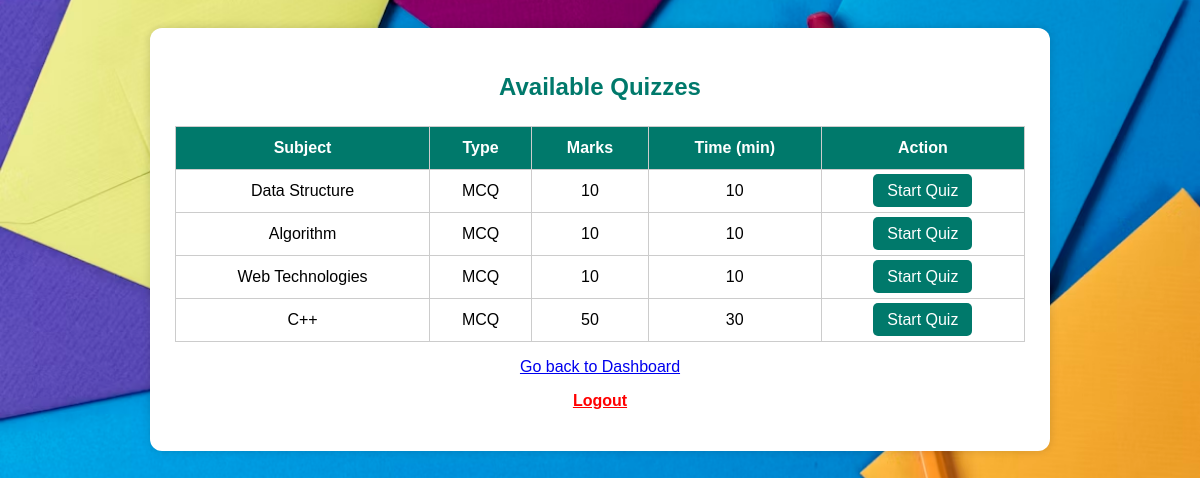
The page /controller/QuizListController.php (signed in) on the database its author committed.
### tables this page shows
CREATE TABLE `quizzes` (
  `id` int(11) NOT NULL,
  `subject` varchar(100) DEFAULT NULL,
  `type` varchar(50) DEFAULT NULL,
  `marks` int(11) DEFAULT NULL,
  `time` int(11) DEFAULT NULL
);

### Controller/QuizListController.php (called while the page is built, shortened)
<?php
include '../model/mydb.php';
$model = new Model();
$conn = $model->OpenConn();
$quizzes = $model->getAllQuizzes($conn);
include '../view/quiz.php';

### Model/mydb.php (called while the page is built, shortened)
<?php
class Model {
    function getAllQuizzes($conn) {
        $sql = "SELECT *, subject FROM quizzes";
        return $conn->query($sql);
    }
}

### View/quiz.php (the view, shortened to what this page needs)
<!DOCTYPE html>
<html>
<head>
    <link rel="stylesheet" type="text/css" href="../CSS/quiz.css">
</head>
<body style="
    background-image: url('../CSS/image/res.jpg');
    background-size: cover;
    background-position: center;
    background-repeat: no-repeat;
">
    <div class="quiz-list">
        <h2>Available Quizzes</h2>
        <table>
            <thead>
                <tr>
                    <th>Subject</th>
                    <th>Type</th>
                    <th>Marks</th>
                    <th>Time (min)</th>
                    <th>Action</th>
                </tr>
            </thead>
            <tbody>
                <?php while ($quiz = $quizzes->fetch_assoc()): ?>
                <tr>
                    <td><?= htmlspecialchars($quiz['subject']) ?></td>
                    <td><?= htmlspecialchars($quiz['type']) ?></td>
                    <td><?= htmlspecialchars($quiz['marks']) ?></td>
                    <td><?= htmlspecialchars($quiz['time']) ?></td>
                    <td>
                        <a class="btn" href="../controller/TakeQuizController.php?quiz_id=<?= $quiz['id'] ?>">Start Quiz</a>
                    </td>
                </tr>
                <?php endwhile; ?>
            </tbody>
        </table>
            <p style="text-align: center;"> <a href="../controller/DashboardController.php">Go back to Dashboard</a></p>
        <p style="text-align: center;"><a href="../controller/LogoutController.php" style="color: red; font-weight: bold;">Logout</a></p>
    </div>
</body>
</html>

### CSS/quiz.css (style rules this page uses)
body { font-family: Arial, sans-serif; background-color: #eef1f5; padding: 20px; }
.quiz-list { background: white; max-width: 850px; margin: auto; padding: 25px; border-radius: 12px; box-shadow: 0 0 10px rgba(0,0,0,0.15); }
h2 { color: #00796b; text-align: center; }
table { width: 100%; border-collapse: collapse; margin-top: 25px; }
th, td { border: 1px solid #ccc; padding: 12px; text-align: center; }
th { background-color: #00796b; color: white; }
.btn { padding: 8px 14px; background-color: #00796b; color: white; border: none; border-radius: 5px; text-decoration: none; }

### rows shown on the page
quizzes: subject "Data Structure", type "MCQ", marks "10", time "10"
quizzes: subject "Algorithm", type "MCQ", marks "10", time "10"
quizzes: subject "Web Technologies", type "MCQ", marks "10", time "10"
quizzes: subject "C++", type "MCQ", marks "50", time "30"
